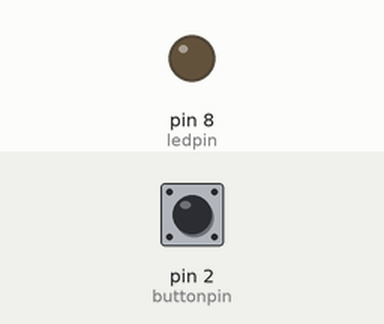
Bench run of a sketch on a simulated Arduino Uno, built with avr-gcc and run on an emulated ATmega328P. On the bench: output pins drawn as LEDs (lit = HIGH). Dashed ring = blinking. Inputs (shaded band) come from the test bench; at power-on: pin 2 (buttonpin) HIGH.

Above: at 1.2 s.
1.3 s: pin 2 (buttonpin) pulled LOW for 3.2 s
At 1.7 s:
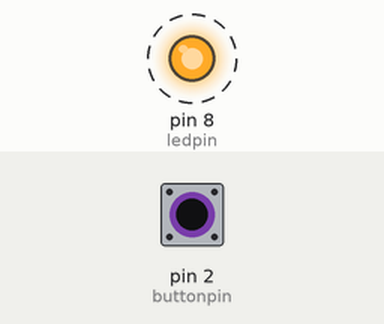
Timing chart, 0 to 6.3 s (numbered marks = the images above; inputs shaded):
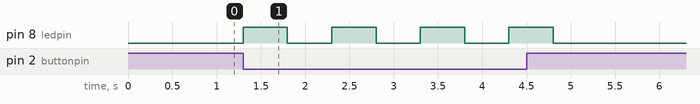

Measured:
- after the input at 1.3 s, pin 8 (ledpin): alternates HIGH for 0.50 s and LOW for 0.50 s, 8 changes in all, then stays LOW, starting at once

The sketch:

LED_Blinking_Using_SW.ino
```cpp
int ledpin = 8;    //LED is connected to Digital Pin 8.
int buttonpin = 2;  //Push button is connected to Digital Pin 2.
void setup() {

    pinMode(ledpin, OUTPUT);      //Configures Pin 8 as an output.
    pinMode(buttonpin, INPUT_PULLUP);   //Configures Pin 2 as an input with an internal pull-up resistor.

  // put your setup code here, to run once:

}

void loop() {
  int buttonState = digitalRead(buttonpin);

  if(buttonState == LOW)
  {
    digitalWrite(ledpin, HIGH);
    delay(500);

    digitalWrite(ledpin, LOW);
    delay(500);
  }
  else
  {
    digitalWrite(ledpin, LOW);
  }
  // put your main code here, to run repeatedly:

}
```
